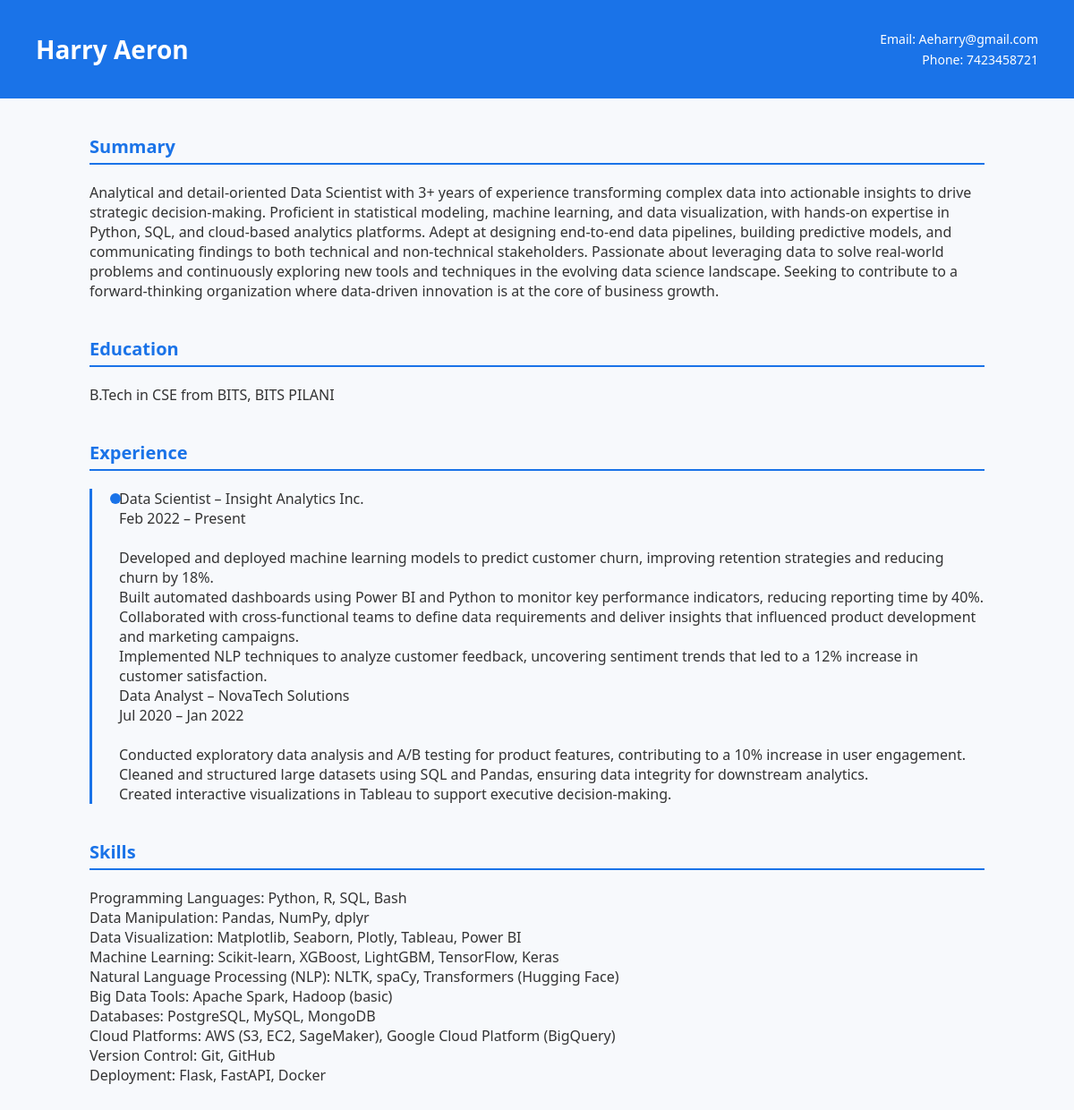
/resume/13/, run on the app's committed database.
### pdf/models.py (models this page shows)
class Profile(models.Model):
    TEMPLATE_CHOICES = [
    ('template1', 'Classic'),
    ('template2', 'Modern'),
    ('template3', 'Elegant'),]
    name=models.CharField(max_length=200)
    email = models.CharField(max_length=200)
    phone = models.CharField(max_length=200)
    summary = models.TextField(max_length=2000)
    degree = models.CharField(max_length=200)
    school = models.CharField(max_length=200)
    university = models.CharField(max_length=200)
    experience = models.TextField(max_length=1000)
    skills= models.TextField(max_length=1000)
    template_choice = models.CharField(max_length=20, choices=TEMPLATE_CHOICES, default='template1')

### pdf/views.py (the view)
# urls.py: path('resume/<int:id>/', views.resume, name='resume'),
def resume(request, id):
    user_profile = get_object_or_404(Profile, pk=id)
    template_name = f'pdf/resume_{user_profile.template_choice}.html'
    return render(request, template_name, {'user_profile': user_profile})

### pdf/templates/pdf/resume_template2.html (shortened to what this page needs)
<!DOCTYPE html>
<html>
<head>
</head>
<body>
    <div class="header">
        <h1>{{ user_profile.name }}</h1>
        <div class="contact">
            <p>Email: {{ user_profile.email }}</p>
            <p>Phone: {{ user_profile.phone }}</p>
        </div>
    </div>
    <div class="container">
        <div class="section">
            <h2>Summary</h2>
            <p>{{ user_profile.summary|linebreaksbr }}</p>
        </div>
        <div class="section">
            <h2>Education</h2>
            <p>{{ user_profile.degree }} from {{ user_profile.school }}, {{ user_profile.university }}</p>
        </div>
        <div class="section">
            <h2>Experience</h2>
            <div class="timeline">
                <div class="timeline-entry">
                    <p>{{ user_profile.experience|linebreaksbr }}</p>
                </div>
            </div>
        </div>
        <div class="section">
            <h2>Skills</h2>
            <p>{{ user_profile.skills|linebreaksbr }}</p>
        </div>
    </div>
</body>
</html>

### pdf/templates/pdf/resume_template2.html (style rules this page uses)
body { font-family: 'Segoe UI', sans-serif; margin: 0; padding: 0; background-color: #f7f9fc; color: #333; }
.header { background-color: #1a73e8; color: white; padding: 30px 40px; display: flex; justify-content: space-between; align-items: center; }
.header h1 { margin: 0; font-size: 28px; }
.header .contact { text-align: right; }
.header .contact p { margin: 4px 0; font-size: 14px; }
.container { max-width: 1000px; margin: 40px auto; padding: 0 40px; }
.section { margin-bottom: 40px; }
.section h2 { font-size: 20px; color: #1a73e8; border-bottom: 2px solid #1a73e8; padding-bottom: 5px; margin-bottom: 20px; }
.timeline { position: relative; padding-left: 30px; border-left: 3px solid #1a73e8; }
.timeline-entry { margin-bottom: 20px; position: relative; }
.timeline-entry::before { content: ''; position: absolute; left: -10px; top: 5px; width: 12px; height: 12px; background-color: #1a73e8; border-radius: 50%; }
.timeline-entry p { margin: 5px 0; }

### data on the page
Profile: name "Harry Aeron", email "Aeharry@gmail.com", phone "7423458721", summary "Analytical and detail-oriented Data Scientist with 3+ years of experience transforming complex data into actionable insights to drive strategic decision-making. Proficient in statistical modeling, machine learning, and data visualization, with hands-on expertise in Python, SQL, and cloud-based analytics platforms. Adept at designing end-to-end data pipelines, building predictive models, and communicating findings to both technical and non-technical stakeholders. Passionate about leveraging data to solve real-world problems and continuously exploring new tools and techniques in the evolving data science landscape. Seeking to contribute to a forward-thinking organization where data-driven…", degree "B.Tech in CSE", school "BITS", university "BITS PILANI", experience "Data Scientist – Insight Analytics Inc. Feb 2022 – Present Developed and deployed machine learning models to predict customer churn, improving retention strategies and reducing churn by 18%. Built automated dashboards using Power BI and Python to monitor key performance indicators, reducing reporting time by 40%. Collaborated with cross-functional teams to define data requirements and deliver insights that influenced product development and marketing campaigns. Implemented NLP techniques to analyze customer feedback, uncovering sentiment trends that led to a 12% increase in customer satisfaction. Data Analyst – NovaTech Solutions Jul 2020 – Jan 2022 Conducted exploratory data analysis and…", skills "Programming Languages: Python, R, SQL, Bash Data Manipulation: Pandas, NumPy, dplyr Data Visualization: Matplotlib, Seaborn, Plotly, Tableau, Power BI Machine Learning: Scikit-learn, XGBoost, LightGBM, TensorFlow, Keras Natural Language Processing (NLP): NLTK, spaCy, Transformers (Hugging Face) Big Data Tools: Apache Spark, Hadoop (basic) Databases: PostgreSQL, MySQL, MongoDB Cloud Platforms: AWS (S3, EC2, SageMaker), Google Cloud Platform (BigQuery) Version Control: Git, GitHub Deployment: Flask, FastAPI, Docker"
